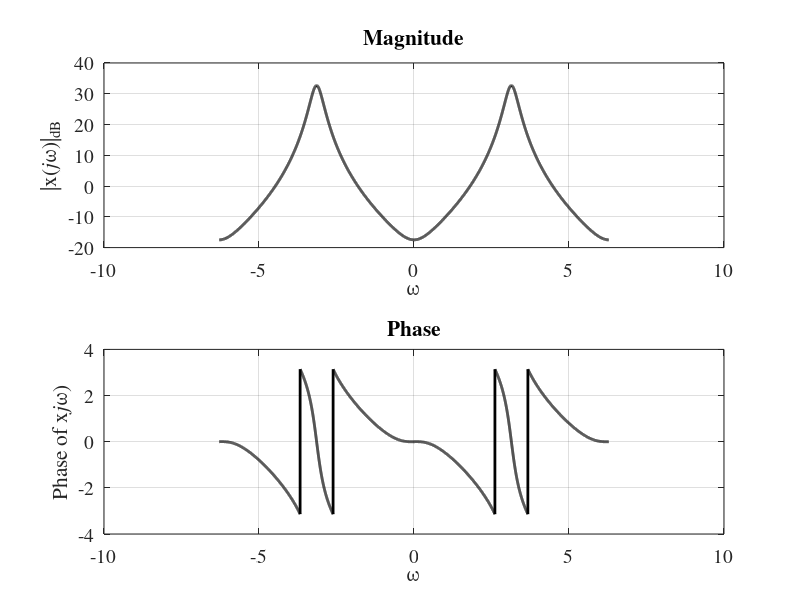

Source code (MATLAB):
clc; clear all; close all;

w = -2*pi:.001:2*pi;

x = (exp(1i.*w) - .5)./((exp(1i.*w) + .75).*(exp(1i.*w) + (5/6)).*(exp(1i.*w) + (1/6)));

subplot(2,1,1) ; p = plot(w,20*log10(abs(x)),'k') ;
set(p,'LineWidth',2) ; grid on ;
xlabel('\omega','FontSize',18,'FontName','Times') ;
ylabel('|x({\itj}\omega)|_d_B','FontSize',18,'FontName','Times') ;
title('Magnitude','FontSize',24,'FontName','Times') ;
set(gca,'FontSize',14,'FontName','Times') ;

subplot(2,1,2) ; p = plot(w,angle(x),'k') ;
set(p,'LineWidth',2) ; grid on ;
xlabel('\omega','FontSize',18,'FontName','Times') ;
ylabel('Phase of x{\itj}\omega)','FontSize',18,'FontName','Times') ;
title('Phase','FontSize',24,'FontName','Times') ;
set(gca,'FontSize',14,'FontName','Times') ;



